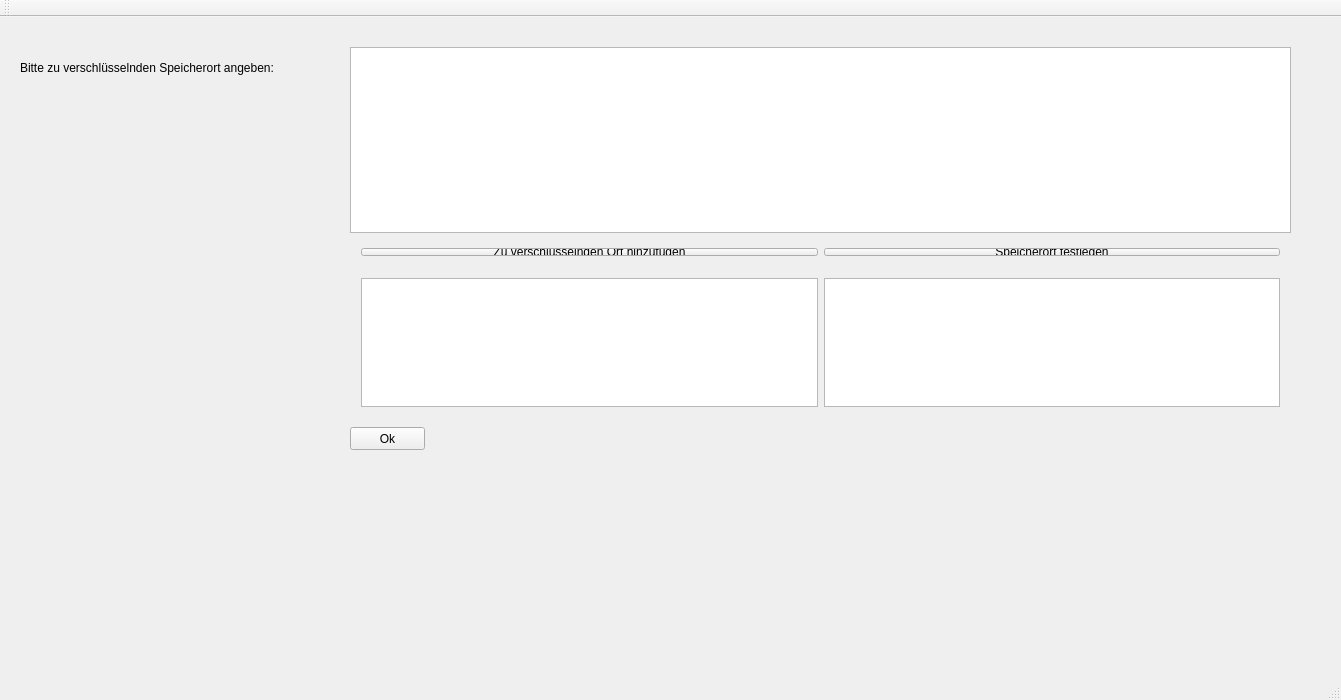
<?xml version="1.0" encoding="UTF-8"?>
<ui version="4.0">
 <class>MainWindow</class>
 <widget class="QMainWindow" name="MainWindow">
  <property name="geometry">
   <rect>
    <x>0</x>
    <y>0</y>
    <width>1341</width>
    <height>700</height>
   </rect>
  </property>
  <property name="windowTitle">
   <string>MainWindow</string>
  </property>
  <widget class="QWidget" name="centralWidget">
   <widget class="QLabel" name="label">
    <property name="geometry">
     <rect>
      <x>20</x>
      <y>30</y>
      <width>281</width>
      <height>41</height>
     </rect>
    </property>
    <property name="text">
     <string>Bitte zu verschlüsselnden Speicherort angeben:</string>
    </property>
    <property name="scaledContents">
     <bool>false</bool>
    </property>
   </widget>
   <widget class="QPushButton" name="btn_ok_dir">
    <property name="geometry">
     <rect>
      <x>350</x>
      <y>410</y>
      <width>75</width>
      <height>23</height>
     </rect>
    </property>
    <property name="text">
     <string>Ok</string>
    </property>
   </widget>
   <widget class="QTreeView" name="treeView">
    <property name="geometry">
     <rect>
      <x>350</x>
      <y>30</y>
      <width>941</width>
      <height>186</height>
     </rect>
    </property>
   </widget>
   <widget class="QWidget" name="layoutWidget">
    <property name="geometry">
     <rect>
      <x>350</x>
      <y>220</y>
      <width>941</width>
      <height>30</height>
     </rect>
    </property>
    <layout class="QHBoxLayout" name="horizontalLayout">
     <item>
      <widget class="QPushButton" name="pushButton_dir">
       <property name="text">
        <string>Zu verschlüsselnden Ort hinzufügen</string>
       </property>
      </widget>
     </item>
     <item>
      <widget class="QPushButton" name="pushButton_saveDir">
       <property name="baseSize">
        <size>
         <width>0</width>
         <height>0</height>
        </size>
       </property>
       <property name="text">
        <string>Speicherort festlegen</string>
       </property>
      </widget>
     </item>
    </layout>
   </widget>
   <widget class="QWidget" name="layoutWidget">
    <property name="geometry">
     <rect>
      <x>350</x>
      <y>250</y>
      <width>941</width>
      <height>151</height>
     </rect>
    </property>
    <layout class="QHBoxLayout" name="horizontalLayout_2">
     <item>
      <widget class="QTableWidget" name="tableWidget"/>
     </item>
     <item>
      <widget class="QTableWidget" name="tableWidget_saveDir"/>
     </item>
    </layout>
   </widget>
  </widget>
  <widget class="QMenuBar" name="menuBar">
   <property name="geometry">
    <rect>
     <x>0</x>
     <y>0</y>
     <width>1341</width>
     <height>21</height>
    </rect>
   </property>
  </widget>
  <widget class="QToolBar" name="mainToolBar">
   <attribute name="toolBarArea">
    <enum>TopToolBarArea</enum>
   </attribute>
   <attribute name="toolBarBreak">
    <bool>false</bool>
   </attribute>
  </widget>
  <widget class="QStatusBar" name="statusBar"/>
 </widget>
 <layoutdefault spacing="6" margin="11"/>
 <resources/>
 <connections/>
</ui>
